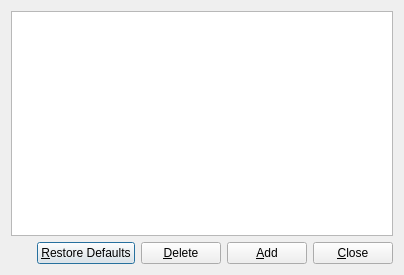
<?xml version="1.0" encoding="UTF-8"?>
<ui version="4.0">
 <class>OpenSearchDialog</class>
 <widget class="QDialog" name="OpenSearchDialog">
  <property name="geometry">
   <rect>
    <x>0</x>
    <y>0</y>
    <width>404</width>
    <height>275</height>
   </rect>
  </property>
  <property name="windowTitle">
   <string>Search Engine Manager</string>
  </property>
  <layout class="QVBoxLayout" name="verticalLayout">
   <item>
    <widget class="EditListView" name="m_listView"/>
   </item>
   <item>
    <layout class="QHBoxLayout" name="horizontalLayout">
     <item>
      <spacer name="m_spacer1">
       <property name="orientation">
        <enum>Qt::Horizontal</enum>
       </property>
       <property name="sizeHint" stdset="0">
        <size>
         <width>40</width>
         <height>20</height>
        </size>
       </property>
      </spacer>
     </item>
     <item>
      <widget class="QPushButton" name="m_restoreButton">
       <property name="text">
        <string>&amp;Restore Defaults</string>
       </property>
      </widget>
     </item>
     <item>
      <widget class="QPushButton" name="m_deleteButton">
       <property name="text">
        <string>&amp;Delete</string>
       </property>
      </widget>
     </item>
     <item>
      <widget class="QPushButton" name="m_addButton">
       <property name="text">
        <string>&amp;Add</string>
       </property>
      </widget>
     </item>
     <item>
      <widget class="QPushButton" name="m_closeButton">
       <property name="text">
        <string>&amp;Close</string>
       </property>
      </widget>
     </item>
    </layout>
   </item>
  </layout>
 </widget>
 <customwidgets>
  <customwidget>
   <class>EditListView</class>
   <extends>QListView</extends>
   <header>editlistview.h</header>
  </customwidget>
 </customwidgets>
 <resources/>
 <connections/>
</ui>
